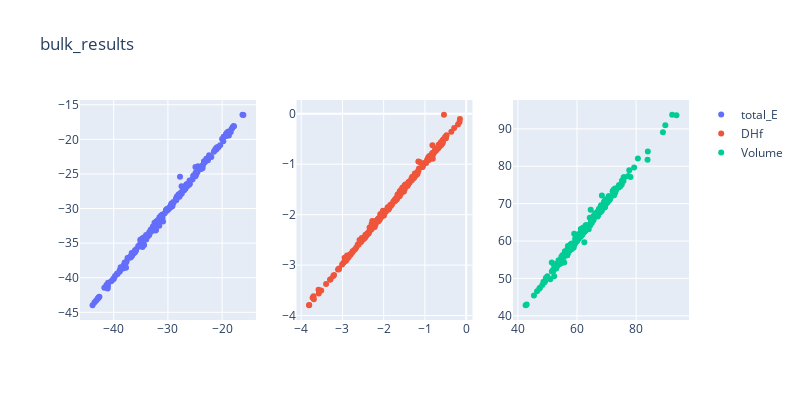

Here is the notebook cell this chart was saved with:
### Code cell
fig = make_subplots(rows = 1, cols = 3)

fig.add_trace(go.Scatter(x = df_bulk['total_E'], y = df_bulk['total_E_ref'], name = 'total_E', mode = 'markers'),
             row = 1, col = 1)
fig.add_trace(go.Scatter(x = df_bulk['DHf'], y = df_bulk['DHf_ref'], name = 'DHf', mode = 'markers'),
             row = 1, col = 2)
fig.add_trace(go.Scatter(x = df_bulk['Volume'], y = df_bulk['Volume_ref'], name = 'Volume', mode = 'markers'),
             row = 1, col = 3)
go.Scatter
fig.update_layout(height = 400, width = 800, title_text = 'bulk_results')
fig.show()

### Figure 1 — Plotly figure (JSON) as saved in the notebook; plotly's stock layout.template omitted (floating-point values rounded to 4 significant figures; data arrays with more than 128 entries replaced by an {"elided": "..."} marker saying what was removed)
{"data": [{"mode": "markers", "name": "total_E", "type": "scatter", "x": {"elided": "243 float values"}, "xaxis": "x", "y": {"elided": "243 float values"}, "yaxis": "y"}, {"mode": "markers", "name": "DHf", "type": "scatter", "x": {"elided": "243 float values"}, "xaxis": "x2", "y": {"elided": "243 float values"}, "yaxis": "y2"}, {"mode": "markers", "name": "Volume", "type": "scatter", "x": {"elided": "243 float values"}, "xaxis": "x3", "y": {"elided": "243 float values"}, "yaxis": "y3"}], "layout": {"height": 400, "title": {"text": "bulk_results"}, "width": 800, "xaxis": {"anchor": "y", "domain": [0, 0.2889]}, "xaxis2": {"anchor": "y2", "domain": [0.3556, 0.6444]}, "xaxis3": {"anchor": "y3", "domain": [0.7111, 1]}, "yaxis": {"anchor": "x", "domain": [0, 1]}, "yaxis2": {"anchor": "x2", "domain": [0, 1]}, "yaxis3": {"anchor": "x3", "domain": [0, 1]}}}
